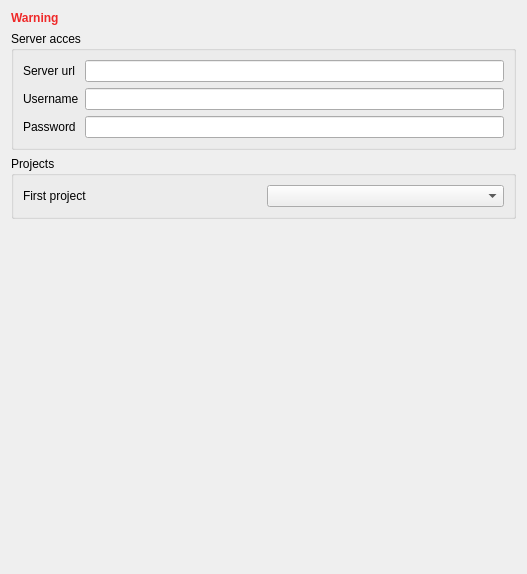
<?xml version="1.0" encoding="UTF-8"?>
<ui version="4.0">
 <class>Form</class>
 <widget class="QWidget" name="Form">
  <property name="geometry">
   <rect>
    <x>0</x>
    <y>0</y>
    <width>527</width>
    <height>574</height>
   </rect>
  </property>
  <property name="windowTitle">
   <string>Form</string>
  </property>
  <layout class="QGridLayout" name="gridLayout_2">
   <item row="1" column="0">
    <widget class="QGroupBox" name="serrAccesGroupBox">
     <property name="title">
      <string>Server acces</string>
     </property>
     <property name="checkable">
      <bool>false</bool>
     </property>
     <layout class="QGridLayout" name="gridLayout">
      <item row="0" column="0">
       <widget class="QLabel" name="label">
        <property name="text">
         <string>Server url</string>
        </property>
       </widget>
      </item>
      <item row="2" column="2">
       <widget class="QLineEdit" name="passwordLineEdit">
        <property name="echoMode">
         <enum>QLineEdit::Password</enum>
        </property>
       </widget>
      </item>
      <item row="0" column="2">
       <widget class="QLineEdit" name="urlLineEdit"/>
      </item>
      <item row="2" column="0">
       <widget class="QLabel" name="label_3">
        <property name="text">
         <string>Password</string>
        </property>
       </widget>
      </item>
      <item row="1" column="2">
       <widget class="QLineEdit" name="usernameLineEdit"/>
      </item>
      <item row="1" column="0">
       <widget class="QLabel" name="label_2">
        <property name="text">
         <string>Username</string>
        </property>
       </widget>
      </item>
     </layout>
    </widget>
   </item>
   <item row="0" column="0">
    <widget class="QLabel" name="warningLabel">
     <property name="enabled">
      <bool>true</bool>
     </property>
     <property name="palette">
      <palette>
       <active>
        <colorrole role="WindowText">
         <brush brushstyle="SolidPattern">
          <color alpha="255">
           <red>239</red>
           <green>41</green>
           <blue>41</blue>
          </color>
         </brush>
        </colorrole>
       </active>
       <inactive>
        <colorrole role="WindowText">
         <brush brushstyle="SolidPattern">
          <color alpha="255">
           <red>239</red>
           <green>41</green>
           <blue>41</blue>
          </color>
         </brush>
        </colorrole>
       </inactive>
       <disabled>
        <colorrole role="WindowText">
         <brush brushstyle="SolidPattern">
          <color alpha="255">
           <red>190</red>
           <green>190</green>
           <blue>190</blue>
          </color>
         </brush>
        </colorrole>
       </disabled>
      </palette>
     </property>
     <property name="font">
      <font>
       <family>Ubuntu</family>
       <weight>75</weight>
       <bold>true</bold>
      </font>
     </property>
     <property name="text">
      <string>Warning</string>
     </property>
    </widget>
   </item>
   <item row="2" column="0">
    <widget class="QGroupBox" name="projectsGroupBox">
     <property name="enabled">
      <bool>true</bool>
     </property>
     <property name="title">
      <string>Projects</string>
     </property>
     <layout class="QGridLayout" name="gridLayout_3">
      <item row="2" column="0">
       <widget class="QLabel" name="label_5">
        <property name="text">
         <string>First project </string>
        </property>
       </widget>
      </item>
      <item row="2" column="1">
       <widget class="QComboBox" name="projectsCombobox">
        <property name="currentIndex">
         <number>-1</number>
        </property>
       </widget>
      </item>
     </layout>
    </widget>
   </item>
   <item row="3" column="0">
    <spacer name="verticalSpacer">
     <property name="orientation">
      <enum>Qt::Vertical</enum>
     </property>
     <property name="sizeHint" stdset="0">
      <size>
       <width>20</width>
       <height>40</height>
      </size>
     </property>
    </spacer>
   </item>
  </layout>
 </widget>
 <resources/>
 <connections/>
</ui>
